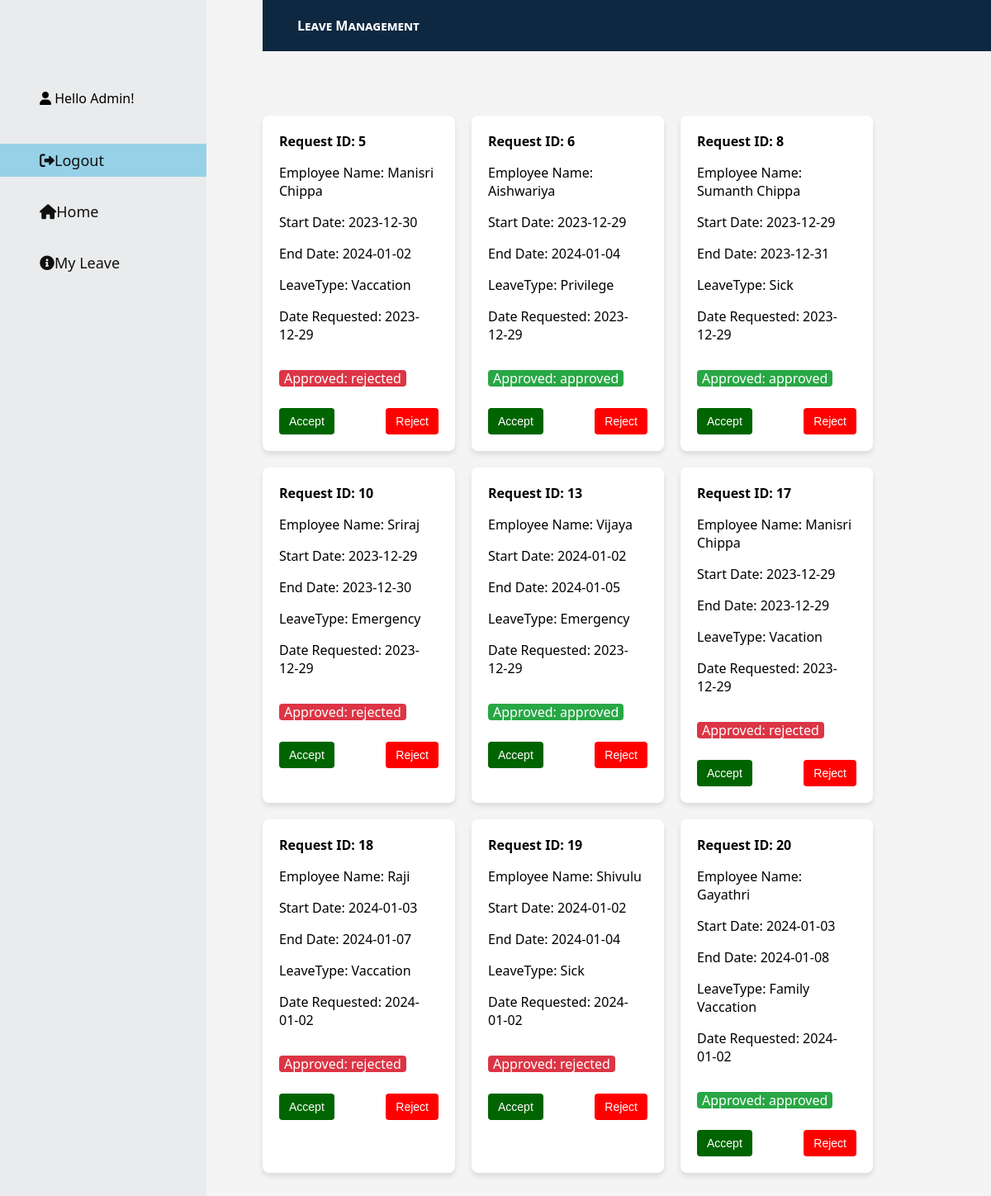
/MyLeavee, run on the app's committed database.
### tables this page shows
CREATE TABLE LeaveRequests (
       rowid INTEGER PRIMARY KEY AUTOINCREMENT,
       startdate TEXT NOT NULL,
       enddate TEXT NOT NULL,
       daterequested TEXT NOT NULL,
       requestcomments TEXT NOT NULL,
       approved TEXT NOT NULL,
       requestingemployee TEXT NOT NULL
   );

### app.py (the view)
@app.route('/MyLeavee')
def MyLeavee():
   con = sqlite3.connect("database.db")
   con.row_factory = sqlite3.Row
   cur = con.cursor()
   cur.execute("SELECT rowid, * FROM LeaveRequests")
   rows = cur.fetchall()
   con.close()
   return render_template("MyLeavee.html", rows=rows)

### templates/MyLeavee.html (shortened to what this page needs)
<!DOCTYPE html>
<html lang="en">
<head>
</head>
<body>
    {% include 'admin.html' %}
    <div class="card-container">
        {% for row in rows %}
        <div class="card">
            <div class="card-header">
                Request ID: {{ row["rowid"] }}
            </div>
            <div class="card-body">
                <p>Employee Name: {{ row["requestingemployee"] }}</p>
                <p>Start Date: {{ row["startdate"] }}</p>
                <p>End Date: {{ row["enddate"] }}</p>
                <p>LeaveType: {{ row["requestcomments"] }}</p>
                <p>Date Requested: {{ row["daterequested"] }}</p>
                <p class="approval-status {{ row['approved'].lower() }}">
                    Approved: {{ row["approved"] }}
                </p>
                <div class="action-buttons">
                    <button type="button" class="action-btn edit-btn" style="background-color: darkgreen"
                        data-row-id="{{ row['rowid'] }}" data-status="approved">Accept</button>
                    <button type="button" class="action-btn edit-btn" style="background-color: red"
                        data-row-id="{{ row['rowid'] }}" data-status="rejected">Reject</button>
                </div>
            </div>
        </div>
        {% endfor %}
    </div>
</body>
</html>

### templates/MyLeavee.html (style rules this page uses)
body { font-family: 'Segoe UI', Tahoma, Geneva, Verdana, sans-serif; background-color: #f4f4f4; margin: 0; padding: 30px; margin-left: 24%; }
.action-btn { padding: 8px 12px; border: none; border-radius: 4px; cursor: pointer; transition: background-color 0.3s ease; font-size: 14px; }
.edit-btn { background-color: #2980b9; color: #fff; }
.approval-status { display: inline-block; border-radius: 4px; padding: 2px 6px; font-weight: normal; text-align: center; vertical-align: middle; line-height: 1; }
.approved { background-color: #28a745; color: #fff; }
.rejected { background-color: #dc3545; color: #fff; }
.card-container { display: flex; flex-wrap: wrap; gap: 20px; padding-top: 20px; }
.card { flex: 0 0 calc(25% - 20px); border-radius: 8px; box-shadow: 0 4px 6px rgba(0, 0, 0, 0.1); background-color: #fff; padding: 20px; }
.card-header { font-weight: bold; margin-bottom: 10px; }
.action-buttons { display: flex; justify-content: space-between; margin-top: 10px; }

### data on the page
LeaveRequests: rowid "5", requestingemployee "Manisri Chippa", startdate "2023-12-30", enddate "2024-01-02", requestcomments "Vaccation", daterequested "2023-12-29", approved "rejected"
LeaveRequests: rowid "6", requestingemployee "Aishwariya", startdate "2023-12-29", enddate "2024-01-04", requestcomments "Privilege", daterequested "2023-12-29", approved "approved"
LeaveRequests: rowid "8", requestingemployee "Sumanth Chippa", startdate "2023-12-29", enddate "2023-12-31", requestcomments "Sick", daterequested "2023-12-29", approved "approved"
LeaveRequests: rowid "10", requestingemployee "Sriraj", startdate "2023-12-29", enddate "2023-12-30", requestcomments "Emergency", daterequested "2023-12-29", approved "rejected"
LeaveRequests: rowid "13", requestingemployee "Vijaya", startdate "2024-01-02", enddate "2024-01-05", requestcomments "Emergency", daterequested "2023-12-29", approved "approved"
LeaveRequests: rowid "17", requestingemployee "Manisri Chippa", startdate "2023-12-29", enddate "2023-12-29", requestcomments "Vacation", daterequested "2023-12-29", approved "rejected"
LeaveRequests: rowid "18", requestingemployee "Raji", startdate "2024-01-03", enddate "2024-01-07", requestcomments "Vaccation", daterequested "2024-01-02", approved "rejected"
LeaveRequests: rowid "19", requestingemployee "Shivulu", startdate "2024-01-02", enddate "2024-01-04", requestcomments "Sick", daterequested "2024-01-02", approved "rejected"
LeaveRequests: rowid "20", requestingemployee "Gayathri", startdate "2024-01-03", enddate "2024-01-08", requestcomments "Family Vaccation", daterequested "2024-01-02", approved "approved"

### other printed values
{{ "Hello Admin!" }} "Hello Admin!"
